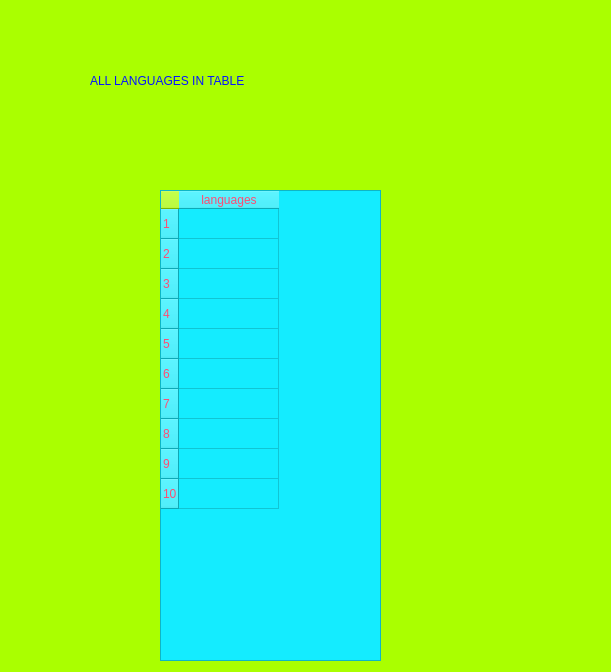
<?xml version="1.0" encoding="UTF-8"?>
<ui version="4.0">
 <class>tbl</class>
 <widget class="QFrame" name="tbl">
  <property name="geometry">
   <rect>
    <x>0</x>
    <y>0</y>
    <width>611</width>
    <height>672</height>
   </rect>
  </property>
  <property name="windowTitle">
   <string>Frame</string>
  </property>
  <property name="styleSheet">
   <string notr="true">background-color: rgb(39, 24, 255);
background-color: rgb(170, 255, 0);
color: rgb(255, 75, 114);
font: 10pt &quot;MS Shell Dlg 2&quot;;</string>
  </property>
  <widget class="QTableWidget" name="table">
   <property name="geometry">
    <rect>
     <x>160</x>
     <y>190</y>
     <width>221</width>
     <height>471</height>
    </rect>
   </property>
   <property name="styleSheet">
    <string notr="true">background-color: rgb(252, 255, 217);
background-color: rgb(20, 236, 255);</string>
   </property>
   <property name="rowCount">
    <number>10</number>
   </property>
   <property name="columnCount">
    <number>1</number>
   </property>
   <row/>
   <row/>
   <row/>
   <row/>
   <row/>
   <row/>
   <row/>
   <row/>
   <row/>
   <row/>
   <column>
    <property name="text">
     <string>languages</string>
    </property>
   </column>
  </widget>
  <widget class="QLabel" name="label">
   <property name="geometry">
    <rect>
     <x>90</x>
     <y>40</y>
     <width>461</width>
     <height>81</height>
    </rect>
   </property>
   <property name="styleSheet">
    <string notr="true">font: 75 12pt &quot;MS Shell Dlg 2&quot;;
font: 75 20pt &quot;MS Shell Dlg 2&quot;;
color: rgb(5, 21, 255);</string>
   </property>
   <property name="text">
    <string>ALL LANGUAGES IN TABLE</string>
   </property>
  </widget>
 </widget>
 <resources/>
 <connections/>
</ui>
